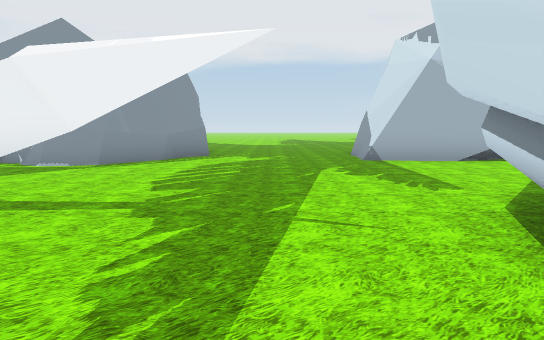
View 1 (above)

20 first-person views from a walk through a scene from a Unity 3-D project. The camera is 1.5 m above the floor, tilts 6° down and sees 70° across. The floor is counted in squares, 2 m on a side. Each view is taken from the middle of a square. On the plan, view 1 faces up. The plan holds only what a view shows up to about 12 squares ahead; the rest is blank. The place goes on beyond the plan. The player character is not drawn.

View 2
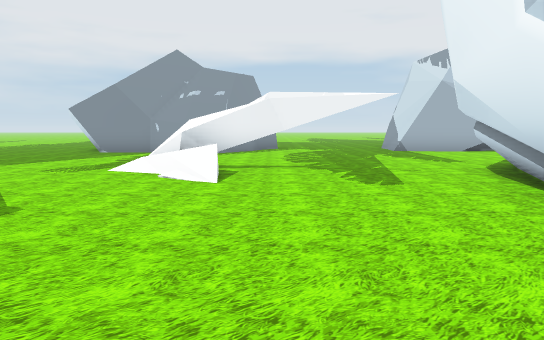

View 3
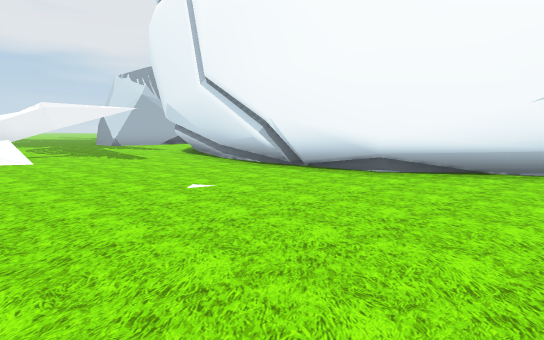

View 4
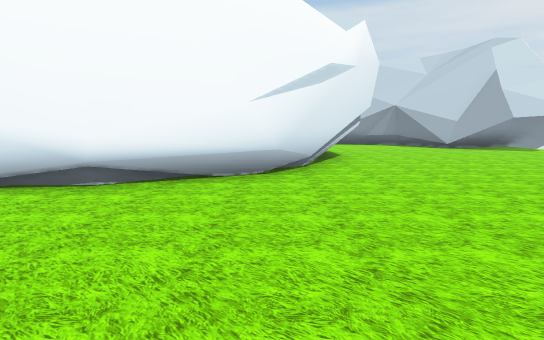

View 5
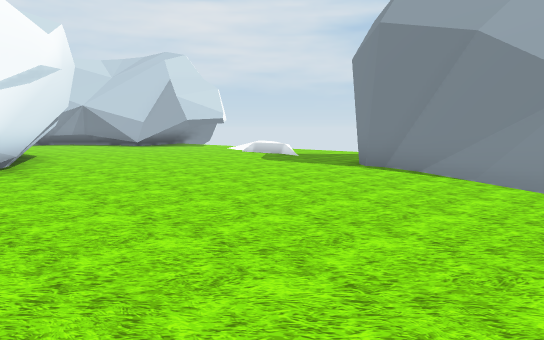

View 6
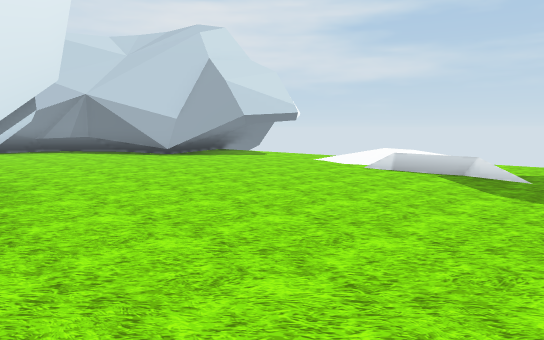

View 7
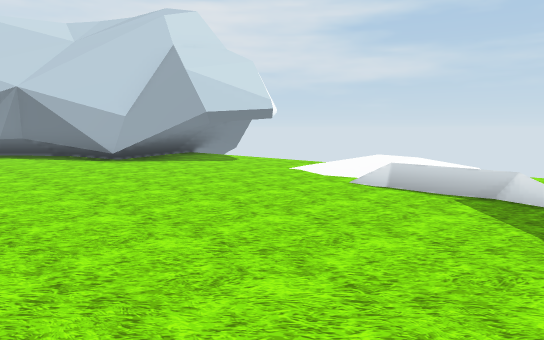

View 8
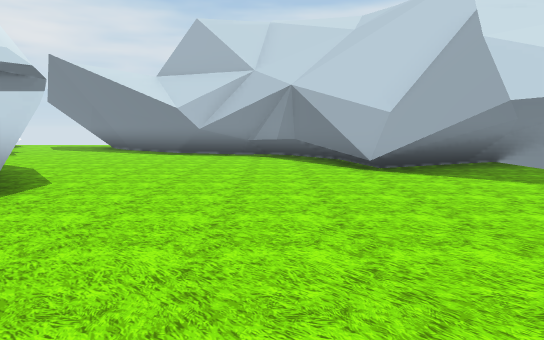

View 9
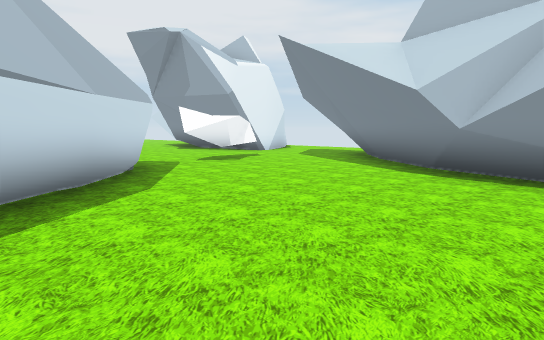

View 10
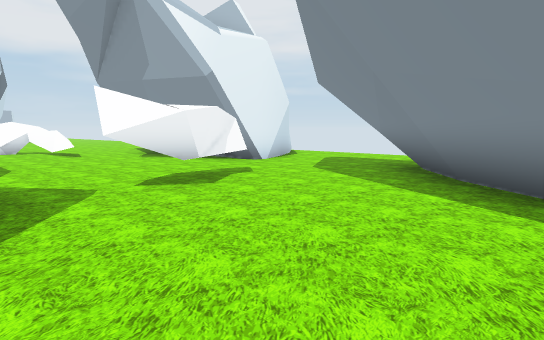

View 11
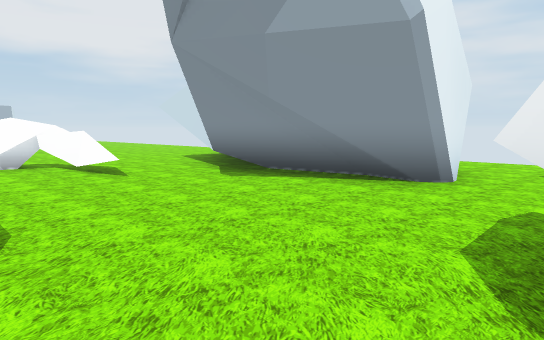

View 12
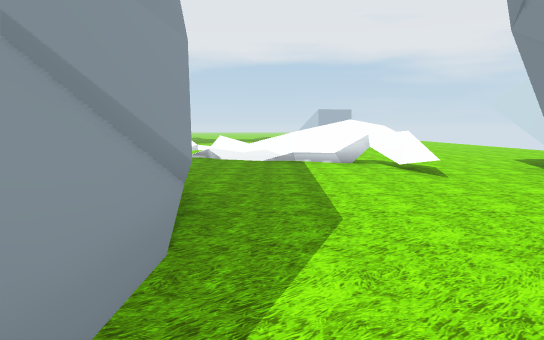

View 13
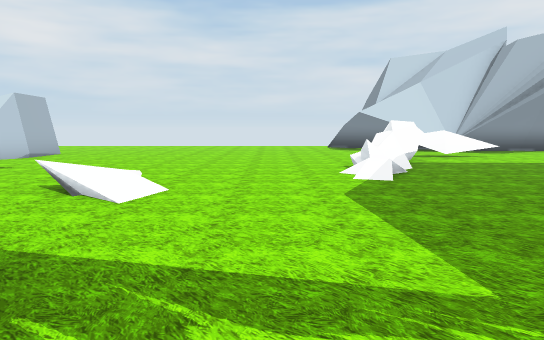

View 14
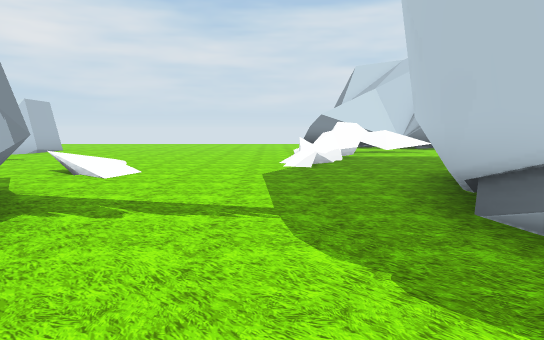

View 15
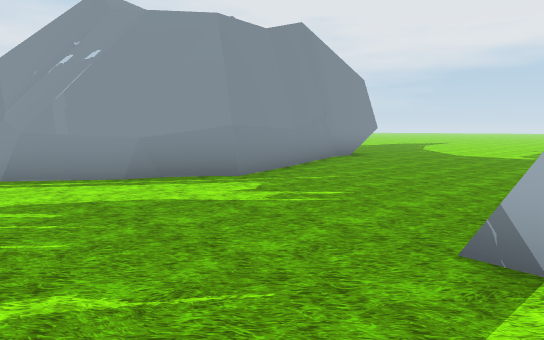

View 16
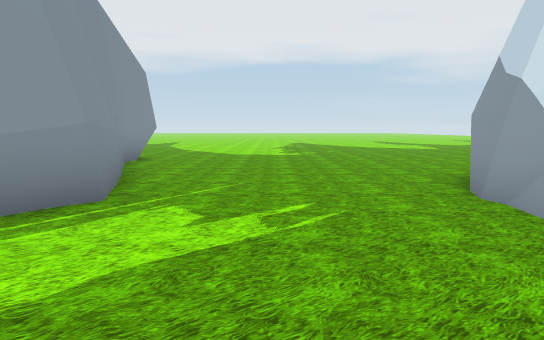

View 17
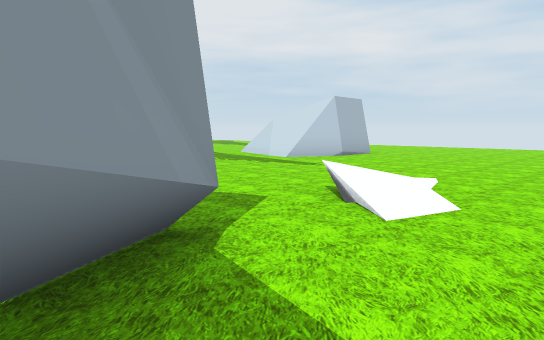

View 18
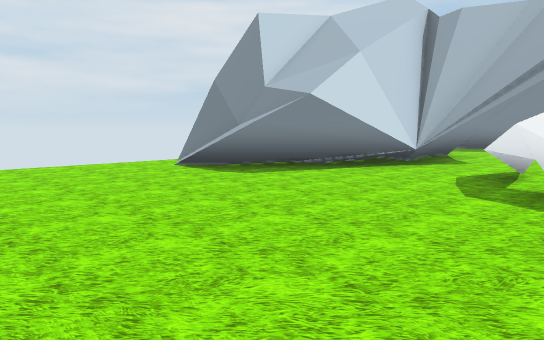

View 19
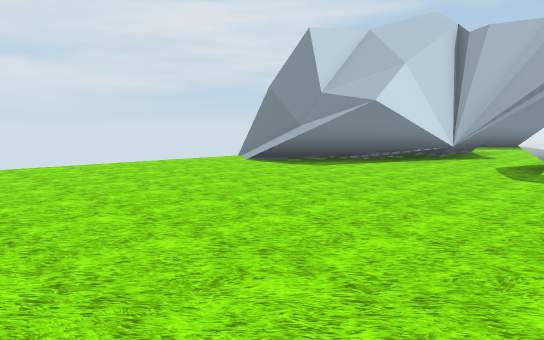

View 20
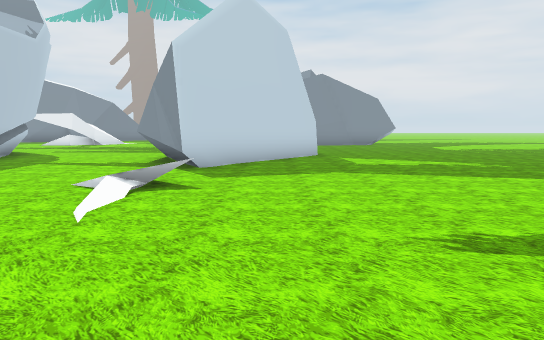

### Floor plan
Key: @ floor where view 1 was taken; # wall or solid block; x gap in a wall; . floor; / step, stairs or slope; = window, fence, low wall or low ledge; v drop or lower ground.
Columns run from 5 left of view 1 to 23 right of it. Each row starts with its distance up from view 1.
 16  #.............. ..#v
 15  ##................##/#
 14   #....................
 13   #.....##..............
 12   ##....###..............
 11   ##....# ###..=............
 10   #.....## ##.///...........
  9 ###......###................
  8 ##..........................
  7 ............................
  6  ...............//=#........
  5 .........#####..../##...=///
  4 /##.....       .....##.######
  3 //##...#        .....=.##
  2 ../....#         ....=.#
  1 ......##         .....##
  0 .....@#          #....##
 -1  .....#          #.....###..
 -2  .....#          #.....##...
 -3  .....#          #..........
 -4  .....#          #.###......
 -5 ......##         #......#
 -6 .......#        ##.....##
 -7 .......###     ##.....##
 -8 .........###  ##.....##
 -9 ...........####......#
-10  ...................##
-11  ...................#
-12  ##................##
-13   ###.............##
-14  #####..........###
-15       ..=///...###
-16       ..../.....##
-17             .....#
-18                 x#

Where each view was taken, in squares from view 1:
view 1: 0 up, 0 right, facing up
view 2: 4 down, 2 left, facing up
view 3: 8 down, 5 left, facing up-right
view 4: 7 down, 4 left, facing right
view 5: 6 down, 5 left, facing down-right
view 6: 8 down, 1 right, facing down-right
view 7: 10 down, 2 right, facing down-right
view 8: 12 down, 4 right, facing right
view 9: 12 down, 9 right, facing up-right
view 10: 9 down, 12 right, facing up-right
view 11: 4 down, 13 right, facing up-right
view 12: 4 down, 13 right, facing up
view 13: 8 up, 5 right, facing right
view 14: 7 up, 3 right, facing right
view 15: 7 up, 3 right, facing up-left
view 16: 7 up, 0 right, facing up
view 17: 8 up, 6 right, facing up-right
view 18: 10 up, 14 right, facing down-right
view 19: 12 up, 14 right, facing down-right
view 20: 12 up, 15 right, facing left
